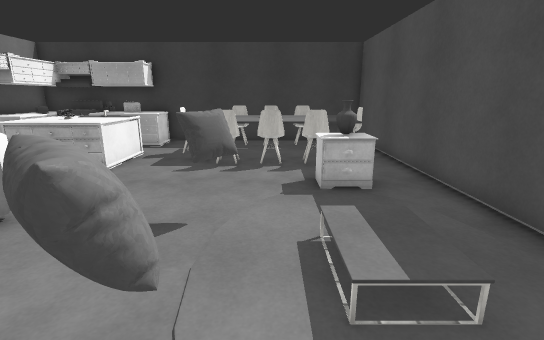
view 1 (above)

18 first-person views from a walk through a 3-D level made in the Unity game engine. The camera is 1.5 m above the floor, tilts 14° down and sees 85° across. Doors are open. The floor is counted in squares, 0.59 m on a side. Each view is taken from the middle of a square. On the plan, view 1 faces up. The plan holds only what a view shows up to about 19 squares ahead; the rest is blank. The player is left out. Surface patterns are stand-ins for the level's own textures.

view 2
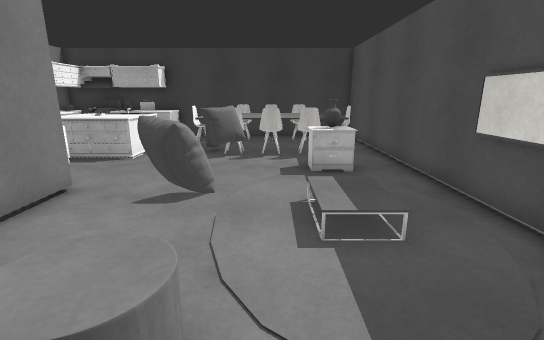

view 3
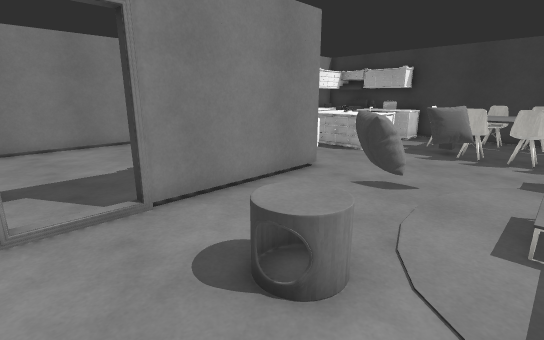

view 4
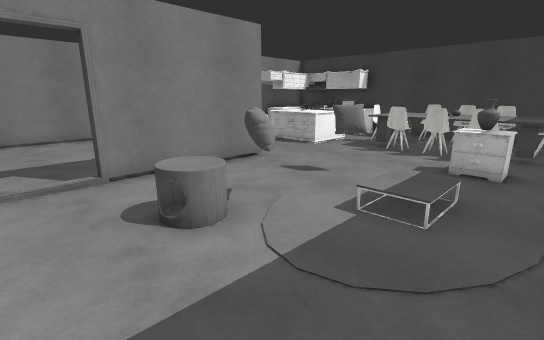

view 5
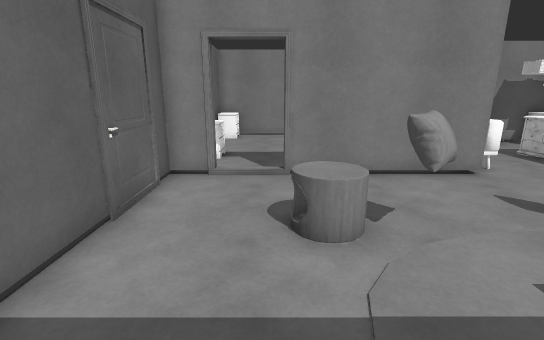

view 6
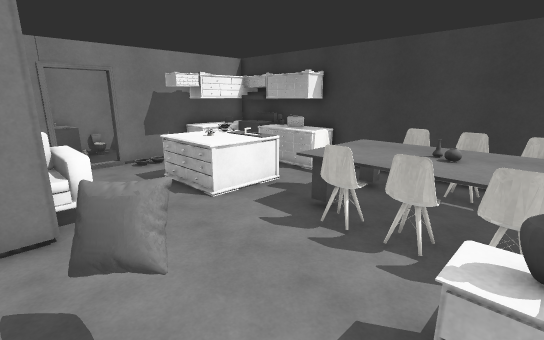

view 7
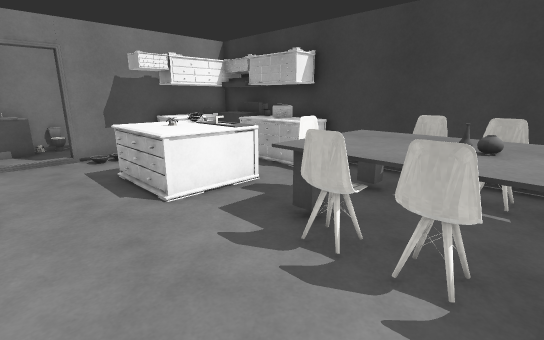

view 8
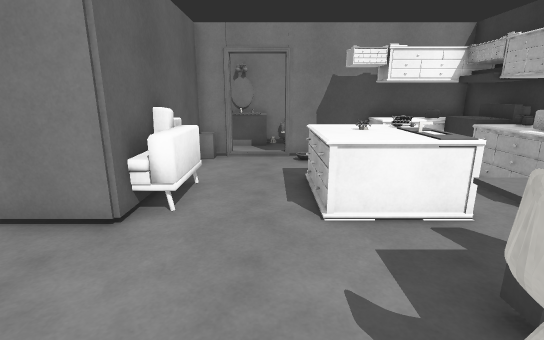

view 9
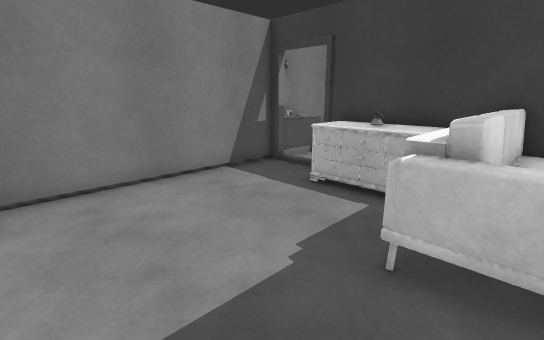

view 10
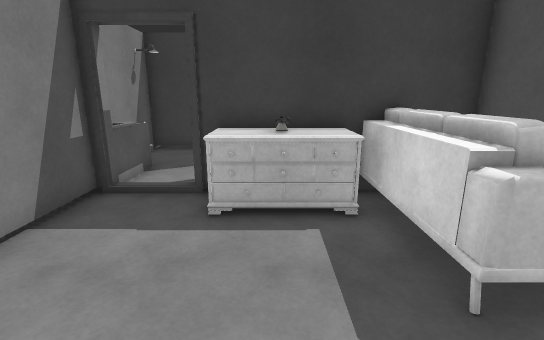

view 11
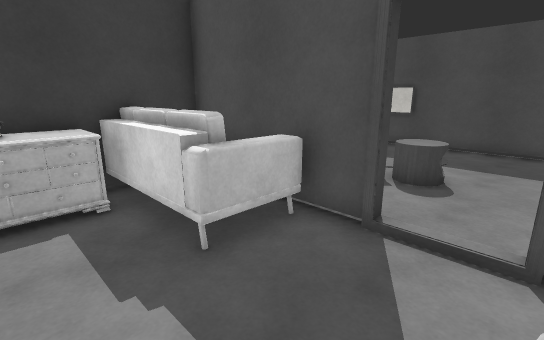

view 12
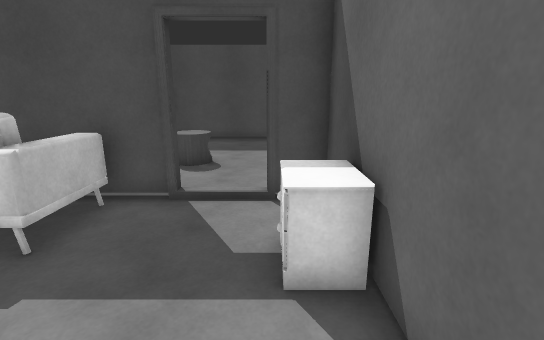

view 13
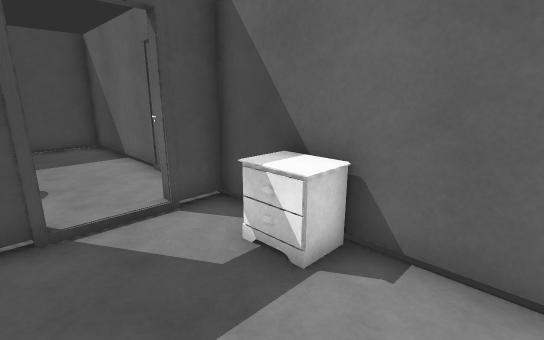

view 14
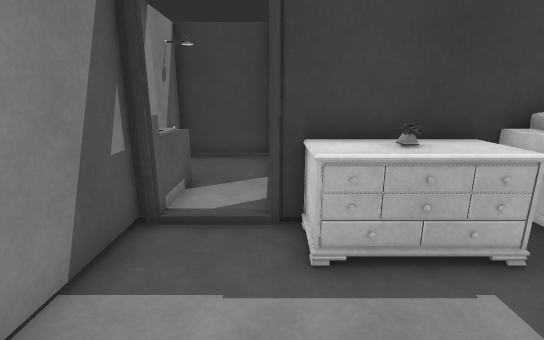

view 15
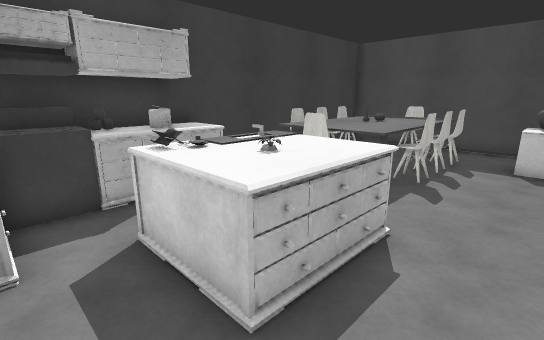

view 16
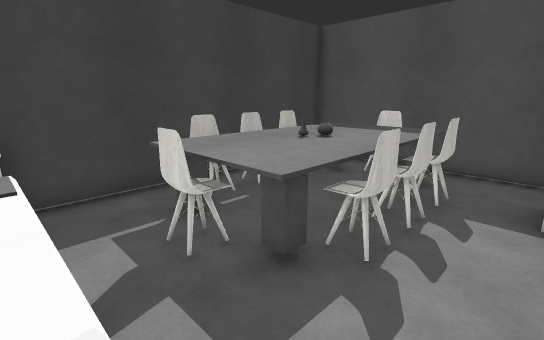

view 17
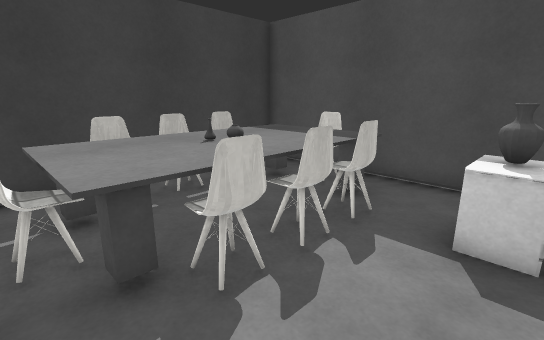

view 18
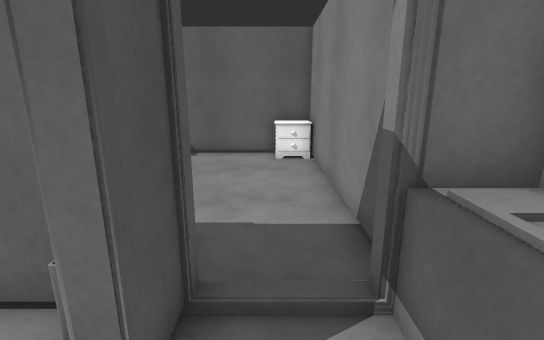

### Floor plan
Ten units are one square. View 1 is at (0, 0); x grows to the right and y downward. Boxes are objects, and circles mark ways between rooms. Rooms are numbered by the first view taken in them; rooms with no view inside come last. Other rooms are left out.
<svg viewBox="-175 -175 229 225">
<path fill="none" stroke="#000" d="M-12 -65 -9 -62 -9 -59 -11 -56M-11 -65 -9 -62 -10 -58M-11 -65 -9 -62M-10 -66 -8 -57 -14 -55M-9 -65 -8 -61 -12 -54M-8 -65 -9 -57M-16 -56 -16 -56 -19 -57M-16 -56 -16 -56 -16 -56M-8 -62 -9 -57M-8 -61 -13 -55M-7 -61 -13 -55M-7 -60 -14 -56M-7 -60 -14 -55M-14 -53 -16 -56 -16 -56 -15 -55 -19 -57M-65 -59 -55 -59 -55 6M-12 -22 -7 -16 -13 -14 -18 -20M-12 -22 -7 -16 -13 -14 -18 -20M-10 -21 -7 -16M-9 -20 -10 -14M-9 -19 -9 -13M-9 -19 -10 -13M-8 -18 -10 -14M-8 -18 -10 -14M-8 -18 -10 -14M-8 -17 -12 -12M-7 -17 -12 -13M-7 -17 -13 -13M-12 -15 -17 -16M-11 -15 -16 -15M-10 -15 -14 -15M-6 -16 -14 -15M-12 -14 -17 -17M-12 -14 -18 -18M-12 -14 -18 -19M-12 -14 -19 -20M-11 -14 -18 -16M-126 -73 -126 -59 -84 -59M-55 29 -55 44 49 44 49 -170 -126 -170 -126 -96M-24 42 -17 43M-24 44 -17 43M-84 -56 -130 -56M-58 6 -58 -56 -66 -56M-135 44 -95 44M-76 44 -58 44 -58 29M-157 -55 -157 44M-169 -116 -169 -84M-170 -59 -153 -59M-130 -56 -130 -73M-131 -126 -169 -126"/>
<rect x="-125" y="-135" width="10" height="10" fill="#bbb"><title>other object</title></rect>
<rect x="-125" y="-145" width="20" height="20" fill="#bbb"><title>other object</title></rect>
<rect x="-125" y="-155" width="20" height="10" fill="#bbb"><title>other object</title></rect>
<rect x="-125" y="-165" width="10" height="10" fill="#bbb"><title>other object</title></rect>
<rect x="-115" y="-165" width="30" height="20" fill="#bbb"><title>other object</title></rect>
<rect x="-95" y="-125" width="40" height="30" fill="#bbb"><title>other object</title></rect>
<rect x="-85" y="-115" width="10" height="10" fill="#bbb"><title>other object</title></rect>
<rect x="-85" y="-135" width="30" height="20" fill="#bbb"><title>other object</title></rect>
<rect x="-85" y="-165" width="30" height="20" fill="#bbb"><title>other object</title></rect>
<rect x="-85" y="-165" width="20" height="10" fill="#bbb"><title>other object</title></rect>
<rect x="-45" y="-145" width="10" height="20" fill="#bbb"><title>other object</title></rect>
<rect x="-35" y="-155" width="70" height="50" fill="#bbb"><title>other object</title></rect>
<rect x="-25" y="-15" width="20" height="30" fill="#bbb"><title>other object</title></rect>
<rect x="-25" y="-115" width="20" height="10" fill="#bbb"><title>other object</title></rect>
<rect x="-25" y="-165" width="20" height="20" fill="#bbb"><title>other object</title></rect>
<rect x="-5" y="-115" width="10" height="10" fill="#bbb"><title>other object</title></rect>
<rect x="-5" y="-135" width="10" height="10" fill="#bbb"><title>other object</title></rect>
<rect x="-5" y="-145" width="10" height="10" fill="#bbb"><title>other object</title></rect>
<rect x="-5" y="-165" width="10" height="20" fill="#bbb"><title>other object</title></rect>
<rect x="5" y="-95" width="10" height="20" fill="#bbb"><title>other object</title></rect>
<rect x="5" y="-115" width="20" height="10" fill="#bbb"><title>other object</title></rect>
<rect x="5" y="-165" width="20" height="20" fill="#bbb"><title>other object</title></rect>
<rect x="15" y="-95" width="10" height="20" fill="#bbb"><title>other object</title></rect>
<rect x="25" y="-95" width="10" height="20" fill="#bbb"><title>other object</title></rect>
<rect x="35" y="-145" width="10" height="20" fill="#bbb"><title>other object</title></rect>
<rect x="-155" y="25" width="20" height="20" fill="#bbb"><title>other object</title></rect>
<rect x="-125" y="-55" width="40" height="20" fill="#bbb"><title>other object</title></rect>
<rect x="-95" y="25" width="20" height="20" fill="#bbb"><title>other object</title></rect>
<rect x="-95" y="-75" width="40" height="70" fill="#bbb"><title>other object</title></rect>
<rect x="-165" y="-95" width="20" height="40" fill="#bbb"><title>other object</title></rect>
<circle cx="-60" cy="20" r="3" fill="#2a7"/>
<circle cx="-130" cy="-85" r="3" fill="#2a7"/>
<circle cx="-145" cy="-55" r="3" fill="#2a7"/>
<text x="-30" y="-80">1</text>
<text x="-110" y="-10">2</text>
<text x="-150" y="-90">3</text>
</svg>
Room 1 opens to room 2. Room 1 opens to room 3. Room 2 opens to room 3.

Where each view was taken, in squares from view 1:
view 1: 0 up, 0 right, facing up
view 2: 2 down, 0 right, facing up
view 3: 3 down, 1 right, facing up-left
view 4: 3 down, 4 right, facing up-left
view 5: 1 down, 4 right, facing left
view 6: 5 up, 2 right, facing up-left
view 7: 7 up, 1 right, facing up-left
view 8: 9 up, 0 right, facing left
view 9: 3 down, 7 left, facing up-left
view 10: 2 down, 11 left, facing up
view 11: 3 down, 11 left, facing up-right
view 12: 3 down, 13 left, facing right
view 13: 0 up, 12 left, facing down-right
view 14: 0 up, 13 left, facing up
view 15: 8 up, 11 left, facing up-right
view 16: 9 up, 6 left, facing up-right
view 17: 8 up, 4 left, facing up-right
view 18: 9 up, 14 left, facing down
